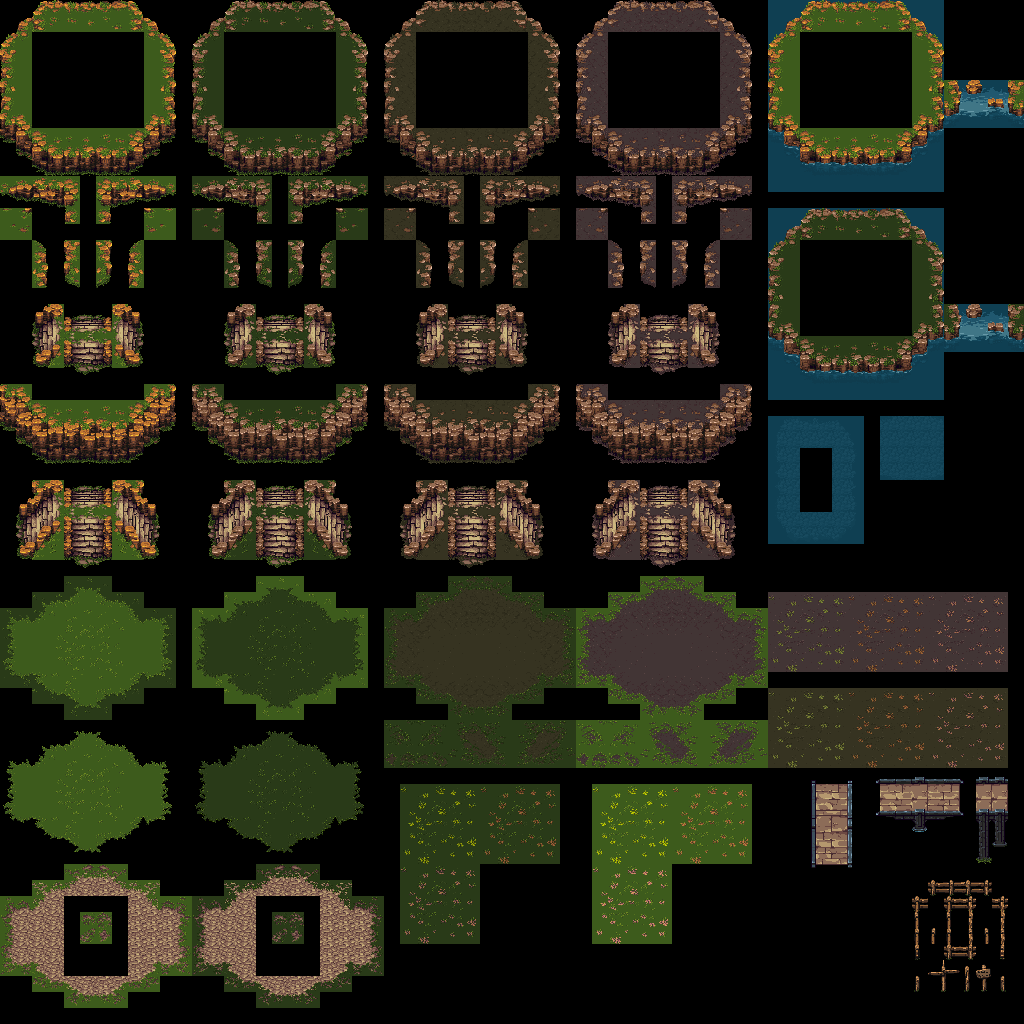

A 2D game scene composited from a Tiled map and its tileset images. What follows is a short description and the map's XML, with each tile layer's data collapsed to a summary:
An orthogonal 64x64 tile map with 16x16 px tiles, 1 tile layer (layer).

<map version="1.4" tiledversion="1.4.2" orientation="orthogonal" renderorder="right-down" width="64" height="64" tilewidth="16" tileheight="16" infinite="0" nextlayerid="2" nextobjectid="1">
 <tileset firstgid="1" name="tiles" tilewidth="16" tileheight="16" tilecount="1806" columns="43">
  <image source="tiles.png" width="688" height="672" />
 </tileset>
 <layer id="1" name="layer" width="64" height="64">
  <data>[4096 cells, 4096 non-empty, 1784 distinct tile ids]</data>
 </layer>
</map>
